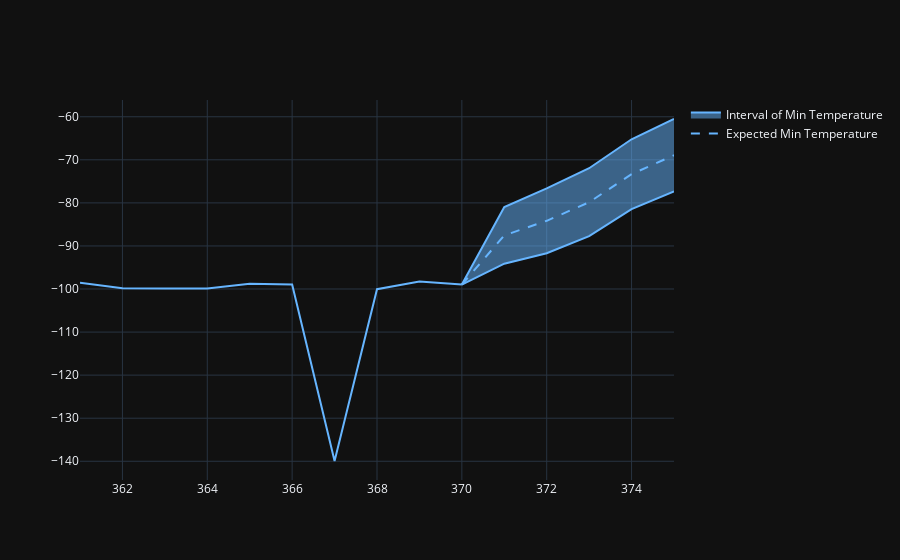

Notebook cell for this chart:
### Code cell
fig = go.Figure()
# plot min temperature
fig.add_trace(go.Scatter(x=df['sol_day'], y=prev_min_temp,
                     mode='lines', 
                     name='Known Max Temperature', 
                     line_color='rgb(102, 181, 255)',
                     showlegend=False))
fig.add_trace(go.Scatter(x=sol_days_pred, y=min_temp_dic['temp_exp'],
                     mode='lines', 
                     line=dict(dash='dash'), 
                     line_color='rgb(102, 181, 255)', 
                     name='Expected Min Temperature'))
fig.add_trace(go.Scatter(x=sol_days_pred, y=min_temp_dic['temp_upper'],
                     mode='lines',
                     name='Interval of Min Temperature', 
                     line_color='rgb(102, 181, 255)', 
                     showlegend=False))
fig.add_trace(go.Scatter(x=sol_days_pred, y=min_temp_dic['temp_lower'],
                     mode='lines',
                     name='Interval of Min Temperature', 
                     fill='tonexty', 
                     line_color='rgb(102, 181, 255)', 
                     fillcolor='rgba(102, 181, 255, 0.5)'))
fig.show()

### Figure 1 — Plotly figure (JSON) as saved in the notebook; plotly's stock layout.template omitted (floating-point values rounded to 4 significant figures)
{"data": [{"line": {"color": "rgb(102, 181, 255)"}, "mode": "lines", "name": "Known Max Temperature", "showlegend": false, "type": "scatter", "x": ["361", "362", "363", "364", "365", "366", "367", "368", "369", "370"], "y": [-98.55, -99.8, -99.89, -99.89, -98.8, -98.94, -139.9, -100.0, -98.23, -98.97]}, {"line": {"color": "rgb(102, 181, 255)", "dash": "dash"}, "mode": "lines", "name": "Expected Min Temperature", "type": "scatter", "x": [370, 371, 372, 373, 374, 375], "y": [-98.97, -87.54, -84.16, -79.84, -73.34, -68.93]}, {"line": {"color": "rgb(102, 181, 255)"}, "mode": "lines", "name": "Interval of Min Temperature", "showlegend": false, "type": "scatter", "x": [370, 371, 372, 373, 374, 375], "y": [-98.97, -80.98, -76.63, -71.96, -65.22, -60.52]}, {"fill": "tonexty", "fillcolor": "rgba(102, 181, 255, 0.5)", "line": {"color": "rgb(102, 181, 255)"}, "mode": "lines", "name": "Interval of Min Temperature", "type": "scatter", "x": [370, 371, 372, 373, 374, 375], "y": [-98.97, -94.11, -91.69, -87.73, -81.46, -77.34]}], "layout": {}}
